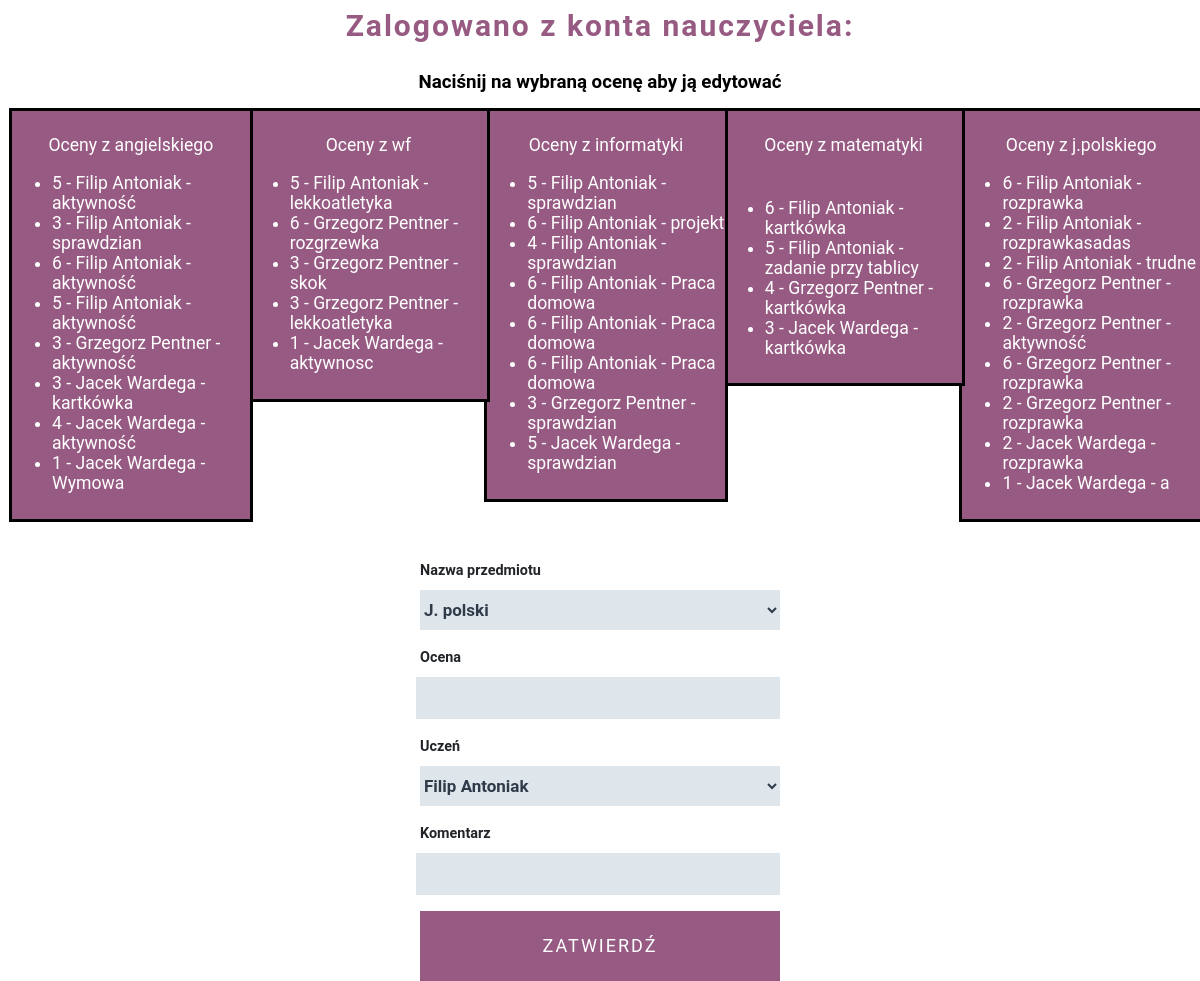
The page /nauczyciel.php on the database its author committed.
### tables this page shows
CREATE TABLE `polski` (
  `id` int(11) NOT NULL,
  `ocena` text NOT NULL,
  `id_ucznia` int(11) NOT NULL,
  `komentarz` text NOT NULL DEFAULT 'rozprawka'
);

CREATE TABLE `uczniowie` (
  `id` int(11) NOT NULL,
  `imie` text NOT NULL,
  `nazwisko` text NOT NULL,
  `email` text NOT NULL,
  `haslo` text NOT NULL,
  `klasa` text NOT NULL
);

CREATE TABLE `matematyka` (
  `id` int(11) NOT NULL,
  `ocena` text NOT NULL,
  `id_ucznia` int(11) NOT NULL,
  `komentarz` text NOT NULL DEFAULT 'kartkówka'
);

CREATE TABLE `informatyka` (
  `id` int(11) NOT NULL,
  `ocena` text NOT NULL,
  `id_ucznia` int(11) NOT NULL,
  `komentarz` text NOT NULL DEFAULT 'sprawdzian'
);

CREATE TABLE `wf` (
  `id` int(11) NOT NULL,
  `ocena` text NOT NULL,
  `id_ucznia` int(11) NOT NULL,
  `komentarz` text NOT NULL DEFAULT 'sprawdzian lekkoatletyka'
);

CREATE TABLE `angielski` (
  `id` int(11) NOT NULL,
  `ocena` text NOT NULL,
  `id_ucznia` int(11) NOT NULL,
  `komentarz` text NOT NULL DEFAULT 'aktywność'
);

### nauczyciel.php (the view, shortened to what this page needs)
<!DOCTYPE html>
<html lang="pl">
<head>
    <link rel="stylesheet" href="style.css">
</head>
<body onload="document.FormName.reset();">
<?php
    $conn = mysqli_connect("localhost", "root", "", "pibrus");
    $conn->query("SET NAMES 'utf8' COLLATE 'utf8_polish_ci'");
    $conn->query("SET CHARSET utf8");
    $login = $_SESSION['email'];
    $imie = $_SESSION['imie'];
    $nazwisko = $_SESSION['nazwisko'];
    echo "<h1>Zalogowano z konta nauczyciela: ", $login, "<br>", $imie, " ", $nazwisko, "</h1><h3>Naciśnij na wybraną ocenę aby ją edytować</h3>";
    echo "<div class='oceny'>Oceny z j.polskiego<ul>";
    $query = mysqli_query($conn, "SELECT * FROM polski JOIN uczniowie ON polski.id_ucznia = uczniowie.id ORDER BY uczniowie.nazwisko;");
    while ($row = mysqli_fetch_row($query)) {
        $fun = "edit('polski',{$row[0]},{$row[1]},{$row[4]},'{$row[3]}')";
        echo "<li onClick=".$fun.">".$row[1]." - ". $row[5]." ".$row[6]." - ".$row[3]."</li>";
    }
    echo "</ul></div>";
    echo "<div class='oceny'>Oceny z matematyki<ul>";
    $query = mysqli_query($conn, "SELECT * FROM matematyka JOIN uczniowie ON matematyka.id_ucznia = uczniowie.id ORDER BY uczniowie.nazwisko;");
    while ($row = mysqli_fetch_row($query)) {
        $fun = "edit('matematyka',{$row[0]},{$row[1]},{$row[4]},'{$row[3]}')";
        echo "<li onClick=".$fun.">".$row[1]." - ". $row[5]." ".$row[6]." - ".$row[3]."</li>";
    }
    echo "</ul></div>";
    echo "<div class='oceny'>Oceny z informatyki<ul>";
    $query = mysqli_query($conn, "SELECT * FROM informatyka JOIN uczniowie ON informatyka.id_ucznia = uczniowie.id ORDER BY uczniowie.nazwisko;");
    while ($row = mysqli_fetch_row($query)) {
        $fun = "edit('informatyka',{$row[0]},{$row[1]},{$row[4]},'{$row[3]}')";
        echo "<li onClick=".$fun.">".$row[1]." - ". $row[5]." ".$row[6]." - ".$row[3]."</li>";
    }
    echo "</ul></div>";
    echo "<div class='oceny'>Oceny z wf<ul>";
    $query = mysqli_query($conn, "SELECT * FROM wf JOIN uczniowie ON wf.id_ucznia = uczniowie.id ORDER BY uczniowie.nazwisko;");
    while ($row = mysqli_fetch_row($query)) {
        $fun = "edit('wf',{$row[0]},{$row[1]},{$row[4]},'{$row[3]}')";
        echo "<li onClick=".$fun.">".$row[1]." - ". $row[5]." ".$row[6]." - ".$row[3]."</li>";
    }
    echo "</ul></div>";
    echo "<div class='oceny'>Oceny z angielskiego<ul>";
    $query = mysqli_query($conn, "SELECT * FROM angielski JOIN uczniowie ON angielski.id_ucznia = uczniowie.id ORDER BY uczniowie.nazwisko;");
    while ($row = mysqli_fetch_row($query)) {
        $fun = "edit('angielski',{$row[0]},{$row[1]},{$row[4]},'{$row[3]}')";
        echo "<li onClick=".$fun.">".$row[1]." - ". $row[5]." ".$row[6]." - ".$row[3]."</li>";
    }
    echo "</ul></div>";
?>
<form action="nauczyciel.php" method="POST">
    <label class="lab_form" for="przedmiot">Nazwa przedmiotu</label><br>
    <select class="nauczyciel_form" name="przedmiot" id="przedmiot">
        <option value="polski">J. polski</option>
    </select>
    <label class="lab_form" for="">Ocena</label><br>
    <input required class="nauczyciel_form" type="text" name="ocena" id="ocena">
    <label class="lab_form" for="">Uczeń</label><br>
    <select class="nauczyciel_form" name="id_ucznia" id="id_ucznia">
        <option value="1">Filip Antoniak</option>
    </select>
    <label class="lab_form" for="">Komentarz</label><br>
    <input required class="nauczyciel_form" type="text" name="komentarz" id="komentarz">
    <input id="zaloguj" type="submit" value="Zatwierdź">
</form>
</body>
</html>

### style.css (style rules this page uses)
* { font-family: Roboto, sans-serif; }
body { margin: 0; padding: 0; }
#zaloguj { background-color: #975b83; margin-top: 2rem; display: block; width: 100%; border-radius: 0; text-transform: uppercase; min-height: 70px; white-space: normal; font-size: 18px; letter-spacing: 2px; line-height: 21px; font-weight: 400; color: white; border: 1px solid #975b83 !important; transition: all .2s ease; }
select { width: 100% !important; }
.lab_form { display: inline-block; margin-bottom: 0.5rem; font-weight: 600; font-size: 0.9rem; line-height: 1.6; color: #212529; text-align: left; }
form, #switch { width: 30vw; margin-right: auto; margin-left: auto; }
h1 { color: #975b83; margin: 0 auto; font-weight: bold; font-size: 30px; letter-spacing: 2px; line-height: 52px; margin-bottom: 0rem; text-align: center; }
.oceny { margin-top: 10vh; width: 19.8vw; margin: 0; background-color: #975b83; min-height: 30vh; float: right; outline: 3px solid black; text-align: center; padding-top: 3vh; color: white; font-size: 1.1rem; margin-bottom: 5vh; padding-bottom: 1vh; display: flex; flex-direction: column; flex-wrap: wrap; justify-content: space-between; align-items: center; align-content: center; }
li { text-align: left; transition: all .1s ease; }
.nauczyciel_form { background: #dee6eb; border: none; height: 40px; color: #303b4a; font-size: 17px; letter-spacing: 0px; font-weight: bold; box-shadow: none; width: 100%; margin-bottom: 1rem; float: right; z-index: 999; }
h3 { text-align: center; }

### rows shown on the page
polski: ocena "6", uczniowie.imie "Filip", uczniowie.nazwisko "Antoniak", komentarz "rozprawka"
polski: ocena "2", uczniowie.imie "Filip", uczniowie.nazwisko "Antoniak", komentarz "rozprawkasadas"
polski: ocena "2", uczniowie.imie "Filip", uczniowie.nazwisko "Antoniak", komentarz "trudne"
polski: ocena "6", uczniowie.imie "Grzegorz", uczniowie.nazwisko "Pentner", komentarz "rozprawka"
polski: ocena "2", uczniowie.imie "Grzegorz", uczniowie.nazwisko "Pentner", komentarz "aktywność"
polski: ocena "6", uczniowie.imie "Grzegorz", uczniowie.nazwisko "Pentner", komentarz "rozprawka"
polski: ocena "2", uczniowie.imie "Grzegorz", uczniowie.nazwisko "Pentner", komentarz "rozprawka"
polski: ocena "2", uczniowie.imie "Jacek", uczniowie.nazwisko "Wardega", komentarz "rozprawka"
polski: ocena "1", uczniowie.imie "Jacek", uczniowie.nazwisko "Wardega", komentarz "a"
matematyka: ocena "6", uczniowie.imie "Filip", uczniowie.nazwisko "Antoniak", komentarz "kartkówka"
matematyka: ocena "5", uczniowie.imie "Filip", uczniowie.nazwisko "Antoniak", komentarz "zadanie przy tablicy"
matematyka: ocena "4", uczniowie.imie "Grzegorz", uczniowie.nazwisko "Pentner", komentarz "kartkówka"
matematyka: ocena "3", uczniowie.imie "Jacek", uczniowie.nazwisko "Wardega", komentarz "kartkówka"
informatyka: ocena "5", uczniowie.imie "Filip", uczniowie.nazwisko "Antoniak", komentarz "sprawdzian"
informatyka: ocena "6", uczniowie.imie "Filip", uczniowie.nazwisko "Antoniak", komentarz "projekt"
informatyka: ocena "4", uczniowie.imie "Filip", uczniowie.nazwisko "Antoniak", komentarz "sprawdzian"
informatyka: ocena "6", uczniowie.imie "Filip", uczniowie.nazwisko "Antoniak", komentarz "Praca domowa"
informatyka: ocena "6", uczniowie.imie "Filip", uczniowie.nazwisko "Antoniak", komentarz "Praca domowa"
informatyka: ocena "6", uczniowie.imie "Filip", uczniowie.nazwisko "Antoniak", komentarz "Praca domowa"
informatyka: ocena "3", uczniowie.imie "Grzegorz", uczniowie.nazwisko "Pentner", komentarz "sprawdzian"
informatyka: ocena "5", uczniowie.imie "Jacek", uczniowie.nazwisko "Wardega", komentarz "sprawdzian"
wf: ocena "5", uczniowie.imie "Filip", uczniowie.nazwisko "Antoniak", komentarz "lekkoatletyka"
wf: ocena "6", uczniowie.imie "Grzegorz", uczniowie.nazwisko "Pentner", komentarz "rozgrzewka"
wf: ocena "3", uczniowie.imie "Grzegorz", uczniowie.nazwisko "Pentner", komentarz "skok"
wf: ocena "3", uczniowie.imie "Grzegorz", uczniowie.nazwisko "Pentner", komentarz "lekkoatletyka"
wf: ocena "1", uczniowie.imie "Jacek", uczniowie.nazwisko "Wardega", komentarz "aktywnosc"
angielski: ocena "5", uczniowie.imie "Filip", uczniowie.nazwisko "Antoniak", komentarz "aktywność"
angielski: ocena "3", uczniowie.imie "Filip", uczniowie.nazwisko "Antoniak", komentarz "sprawdzian"
angielski: ocena "6", uczniowie.imie "Filip", uczniowie.nazwisko "Antoniak", komentarz "aktywność"
angielski: ocena "5", uczniowie.imie "Filip", uczniowie.nazwisko "Antoniak", komentarz "aktywność"
angielski: ocena "3", uczniowie.imie "Grzegorz", uczniowie.nazwisko "Pentner", komentarz "aktywność"
angielski: ocena "3", uczniowie.imie "Jacek", uczniowie.nazwisko "Wardega", komentarz "kartkówka"
angielski: ocena "4", uczniowie.imie "Jacek", uczniowie.nazwisko "Wardega", komentarz "aktywność"
angielski: ocena "1", uczniowie.imie "Jacek", uczniowie.nazwisko "Wardega", komentarz "Wymowa"
